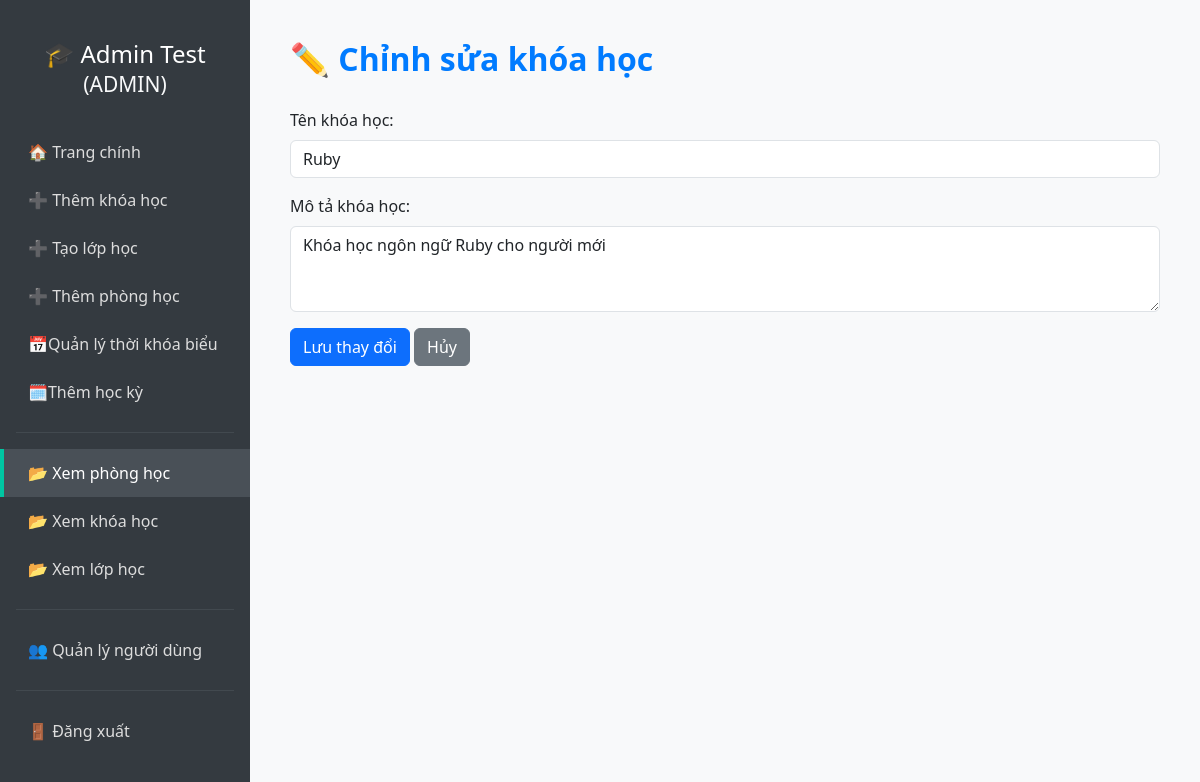
Page /edit-course/8 (signed in) on the committed database.
### tables this page shows
CREATE TABLE users (
            id INTEGER PRIMARY KEY AUTOINCREMENT,
            full_name TEXT NOT NULL,
            email TEXT NOT NULL UNIQUE,
            password TEXT NOT NULL,
            role TEXT NOT NULL CHECK (role IN ('student', 'teacher', 'admin')),
            dob DATE,                
            phone TEXT,             
            gender TEXT CHECK (gender IN ('male', 'female', 'other')), 
            cccd TEXT              
        , image TEXT);

CREATE TABLE courses (
            id INTEGER PRIMARY KEY AUTOINCREMENT,
            name TEXT NOT NULL UNIQUE,
            description TEXT
        , image TEXT);

### app.py (the view)
@app.route('/edit-course/<int:course_id>', methods=['POST', 'GET'])
@login_required
def edit_course(course_id):
    if current_user.role != 'admin':
        return "Không có quyền truy cập", 403
    conn = sqlite3.connect('database.db')
    cursor = conn.cursor()
    if request.method == 'POST':
        name = request.form['name']
        description = request.form['description']
        cursor.execute('UPDATE courses SET name = ?, description = ? WHERE id = ?', (name, description, course_id))
        conn.commit()
        conn.close()
        flash("Đã cập nhật khóa học thành công!", "success")
        return redirect(url_for('view_courses'))
    else:
        cursor.execute("SELECT * FROM courses WHERE id = ?", (course_id,))
        course = cursor.fetchone()
        conn.close()
        if course:
            return render_template('admin/edit_course.html', course=course, user=current_user)
        else:
            flash("Khóa học không tồn tại!", "danger")
            return redirect(url_for('view_courses'))

### app.py (called while the page is built)
@login_manager.user_loader
def load_user(user_id):
    conn = sqlite3.connect('database.db')
    cursor = conn.cursor()
    cursor.execute("SELECT id, full_name, email, role, image FROM users WHERE id = ?", (user_id,))
    row = cursor.fetchone()
    conn.close()
    if row:
        return User(*row)
    return None

### templates/admin/edit_course.html (shortened to what this page needs)
<!DOCTYPE html>
<html lang="vi">
<head>
  <link href="https://cdn.jsdelivr.net/npm/bootstrap@5.3.0/dist/css/bootstrap.min.css" rel="stylesheet">
</head>
<body>
<div class="sidebar">
  <h4>🎓 {{ user.full_name }}<br><small class="text-light">({{ user.role|upper }})</small></h4>
  <a href="/dashboard">🏠 Trang chính</a>
  <a href="{{ url_for('add_course') }}">➕ Thêm khóa học</a>
  <a href="{{ url_for('add_class') }}">➕ Tạo lớp học</a>
  <a href="{{ url_for('add_room') }}">➕ Thêm phòng học</a>
  <a href="{{ url_for('add_schedule') }}"><span class="icon">📅</span>Quản lý thời khóa biểu</a>
  <a href="{{ url_for('add_semester') }}"><span class="icon">🗓️</span>Thêm học kỳ</a>
  <hr class="text-secondary mx-3">
  <a href="{{ url_for('view_rooms') }}" class="active">📂 Xem phòng học</a>
  <a href="{{ url_for('view_courses') }}">📂 Xem khóa học</a>
  <a href="{{ url_for('view_classes') }}">📂 Xem lớp học</a>
  <hr class="text-secondary mx-3">
  <a href="{{ url_for('view_users') }}">👥 Quản lý người dùng</a>
  <hr class="text-secondary mx-3">
  <a href="{{ url_for('logout') }}" class="logout-link">🚪 Đăng xuất</a>
</div>
<div class="main-content">
  <h2>✏️ Chỉnh sửa khóa học</h2>
  <form method="POST">
    <div class="mb-3">
      <label for="name" class="form-label">Tên khóa học:</label>
      <input type="text" class="form-control" id="name" name="name" value="{{ course[1] }}" required>
    </div>
    <div class="mb-3">
      <label for="description" class="form-label">Mô tả khóa học:</label>
    <textarea class="form-control" id="description" name="description" rows="3">{{ course[2] }}</textarea>
    </div>
    <button type="submit" class="btn btn-primary">Lưu thay đổi</button>
    <a href="{{ url_for('view_course') }}" class="btn btn-secondary">Hủy</a>
  </form>
</div>
</body>
</html>

### templates/admin/edit_course.html (style rules this page uses)
body { margin: 0; font-family: 'Segoe UI', sans-serif; background: #f8f9fa; }
.sidebar { width: 250px; min-height: 100vh; background: #343a40; padding-top: 40px; position: fixed; left: 0; top: 0; }
.sidebar a { display: block; padding: 12px 24px; color: #ddd; text-decoration: none; border-left: 4px solid transparent; transition: all 0.2s ease-in-out; }
.sidebar a:hover, .sidebar a.active { background: #495057; border-left: 4px solid #00c6a2; color: #fff; }
.sidebar h4 { color: #fff; text-align: center; margin-bottom: 30px; }
.main-content { margin-left: 250px; padding: 40px; }
h2 { font-weight: bold; color: #007bff; margin-bottom: 30px; }

### rows in the picture
users: full_name "Admin Test", role "ADMIN"
courses: name "Ruby", description "Khóa học ngôn ngữ Ruby cho người mới"
